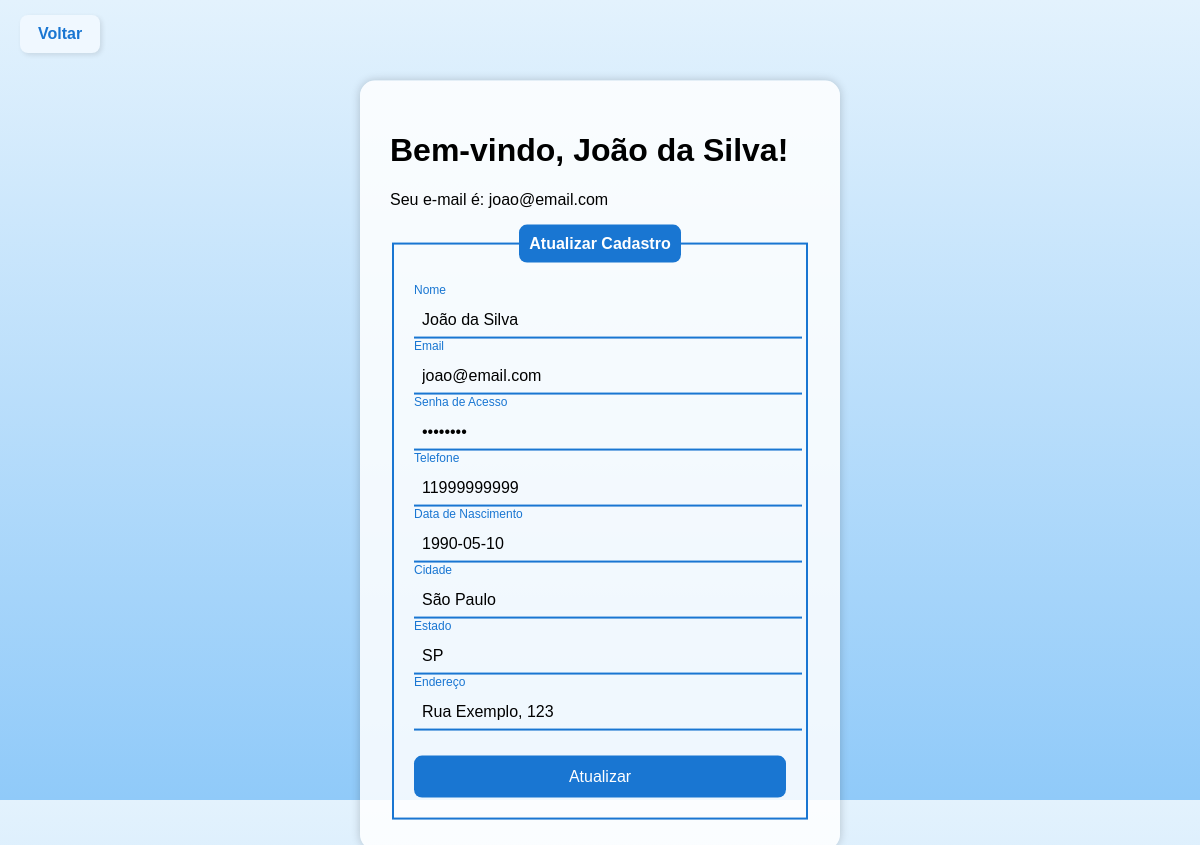
The page /projeto_integrador_1/alterar_cadastro_morador.php (signed in) on the database its author committed.
### tables this page shows
CREATE TABLE `usuarios` (
  `id` int(11) NOT NULL,
  `nome_completo` varchar(100) DEFAULT NULL,
  `senha` varchar(255) DEFAULT NULL,
  `email` varchar(100) DEFAULT NULL,
  `telefone` varchar(20) DEFAULT NULL,
  `sexo` varchar(10) DEFAULT NULL,
  `data_nascimento` date DEFAULT NULL,
  `cidade` varchar(50) DEFAULT NULL,
  `estado` varchar(50) DEFAULT NULL,
  `endereco` text DEFAULT NULL,
  `interesse` text DEFAULT NULL
);

### projeto_integrador_1/alterar_cadastro_morador.php (the view, shortened to what this page needs)
<?php
include('config.php');
$id = $_SESSION['id'];
$stmt = $conn->prepare("SELECT * FROM usuarios WHERE id = ?");
$stmt->bind_param("i", $id);
$stmt->execute();
$resultado = $stmt->get_result();
if ($resultado->num_rows > 0) {
    $usuario = $resultado->fetch_assoc();
} else {
    echo "Usuário não encontrado.";
    exit();
}
?>
<!DOCTYPE html>
<html lang="pt-br">
<head>
</head>
<body>
<a href="sistema.php">Voltar</a>
<div class="box">
    <h1>Bem-vindo, <?= htmlspecialchars($usuario['nome_completo']); ?>!</h1>
    <p>Seu e-mail é: <?= htmlspecialchars($usuario['email']); ?></p>
    <form method="POST">
        <fieldset>
            <legend>Atualizar Cadastro</legend>
            <div class="inputBox">
                <input type="text" name="nome" class="inputUser" value="<?= htmlspecialchars($usuario['nome_completo']) ?>" required>
                <label class="labelinput">Nome</label>
            </div>
            <div class="inputBox">
                <input type="email" name="email" class="inputUser" value="<?= htmlspecialchars($usuario['email']) ?>" required>
                <label class="labelinput">Email</label>
            </div>
            <div class="inputBox">
                <input type="password" name="senha" class="inputUser" value="<?= htmlspecialchars($usuario['senha']) ?>" required>
                <label class="labelinput">Senha de Acesso</label>
            </div>
            <div class="inputBox">
                <input type="text" name="telefone" class="inputUser" value="<?= htmlspecialchars($usuario['telefone']) ?>" required>
                <label class="labelinput">Telefone</label>
            </div>
            <div class="inputBox">
                <input type="text" name="data_nascimento" class="inputUser" value="<?= htmlspecialchars($usuario['data_nascimento']) ?>" required>
                <label class="labelinput">Data de Nascimento</label>
            </div>
            <div class="inputBox">
                <input type="text" name="cidade" class="inputUser" value="<?= htmlspecialchars($usuario['cidade']) ?>" required>
                <label class="labelinput">Cidade</label>
            </div>
            <div class="inputBox">
                <input type="text" name="estado" class="inputUser" value="<?= htmlspecialchars($usuario['estado']) ?>" required>
                <label class="labelinput">Estado</label>
            </div>
            <div class="inputBox">
                <input type="text" name="endereco" class="inputUser" value="<?= htmlspecialchars($usuario['endereco']) ?>" required>
                <label class="labelinput">Endereço</label>
            </div>
            <input type="submit" id="submit" name="submit" value="Atualizar">
        </fieldset>
    </form>
</div>
</body>
</html>

### projeto_integrador_1/alterar_cadastro_morador.php (style rules this page uses)
body { font-family: Arial, sans-serif; background: linear-gradient(to bottom, #e3f2fd, #90caf9); margin: 0; padding: 0; }
a { position: absolute; top: 15px; left: 20px; background-color: #f0f8ff; padding: 10px 18px; text-decoration: none; font-weight: bold; border-radius: 8px; color: #1976d2; box-shadow: 2px 2px 5px rgba(0,0,0,0.1); }
.box { position: absolute; top: 55%; left: 50%; transform: translate(-50%, -50%); background-color: #ffffffd9; padding: 30px; border-radius: 15px; width: 35%; box-shadow: 0 0 10px rgba(0,0,0,0.2); }
fieldset { border: 2px solid #1976d2; padding: 20px; }
legend { background-color: #1976d2; color: white; padding: 10px; border-radius: 8px; font-weight: bold; text-align: center; }
.inputBox { margin-top: 20px; position: relative; }
.inputUser { width: 100%; padding: 8px; border: none; border-bottom: 2px solid #1976d2; background: none; font-size: 16px; color: #000; }
.labelinput { position: absolute; top: 0; left: 0; color: #666; pointer-events: none; transition: 0.3s ease; }
.inputUser:focus ~ .labelinput, .inputUser:valid ~ .labelinput { top: -20px; font-size: 12px; color: #1976d2; }
#submit { width: 100%; padding: 12px; background-color: #1976d2; color: white; border: none; border-radius: 8px; font-size: 16px; margin-top: 25px; cursor: pointer; text-align: center; }

### rows shown on the page
usuarios: nome_completo "João da Silva", email "joao@email.com", nome "João da Silva", telefone "11999999999", data_nascimento "1990-05-10", cidade "São Paulo", estado "SP", endereco "Rua Exemplo, 123"
